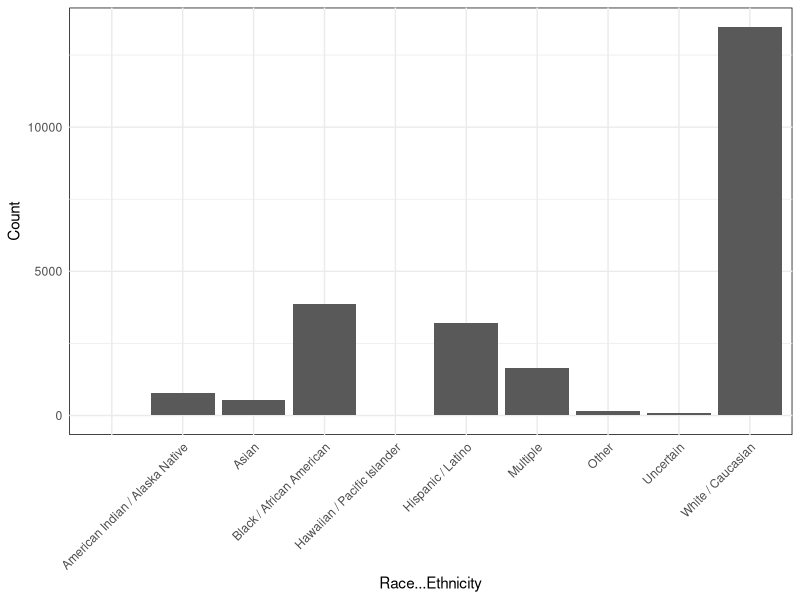
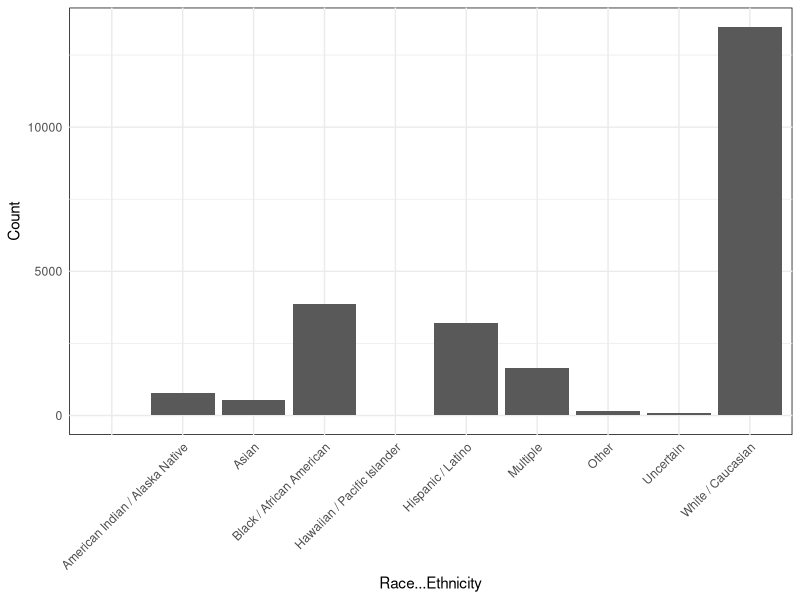

These charts were generated, in order, by the following R code:
#generate race count figure

library(stringr)
library(tidyverse)

merged_data <- read.csv("source_data/merged_data.csv")


#recode Race so that any response with multiple responses is "Multiple"
unique(merged_data$Race...Ethnicity)

merged_data$Race...Ethnicity[str_detect(merged_data$Race...Ethnicity, ",")] = "Multiple"

# Check the unique values in the modified variable
unique(merged_data$Race...Ethnicity)

category_counts <- table(merged_data$Race...Ethnicity)

# Create a data frame for plotting
category_data <- data.frame(Category = names(category_counts), Count = as.numeric(category_counts))

# Create a bar plot
ggplot(category_data, aes(x = Category, y = Count)) +
  geom_bar(stat = "identity") +
  labs(x = "Race...Ethnicity", y = "Count") +
  theme_minimal() +
  theme(axis.text.x = element_text(angle = 45, hjust = 1),
        panel.background = element_rect(fill = "white"))

# Save the plot as a PNG file in the 'output' folder 
ggsave("output/racecount_figure.png", width = 6, height = 4)


